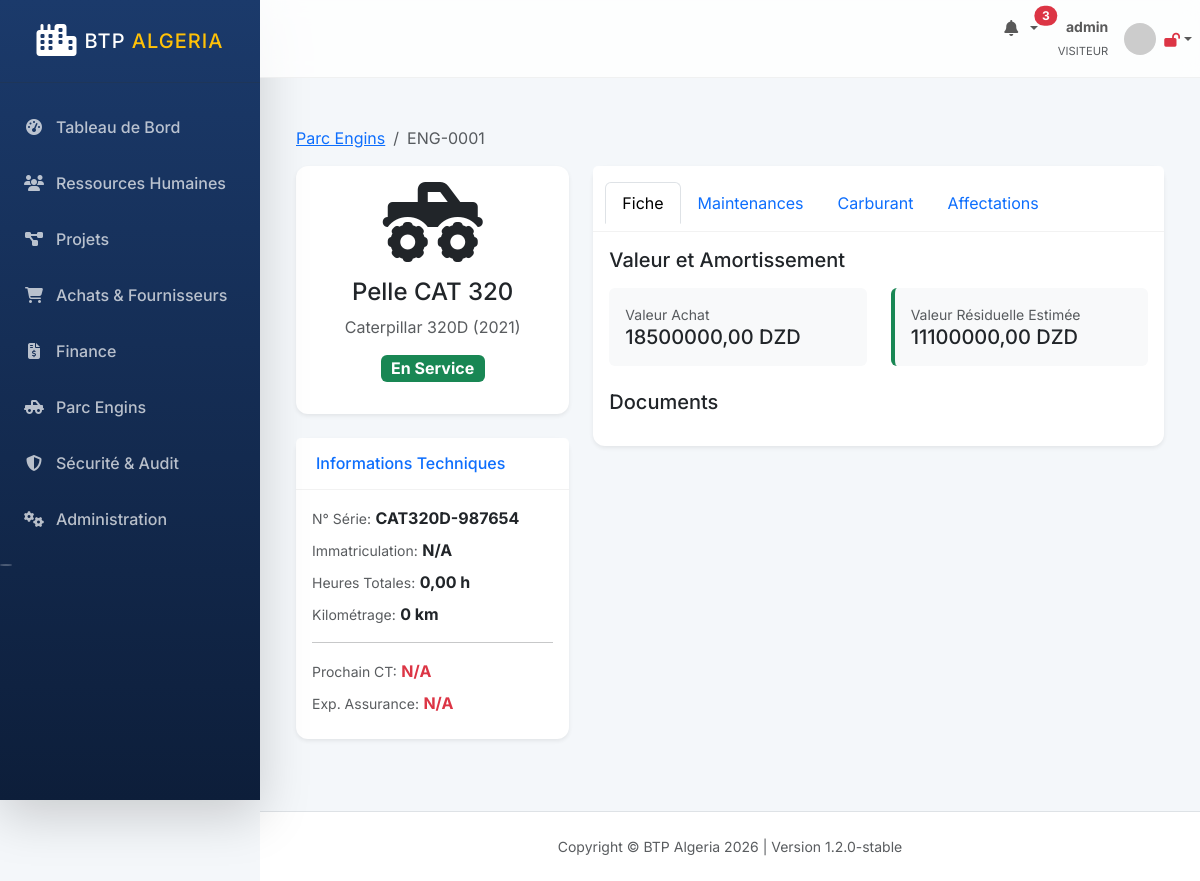
Page /fleet/engins/1/ (signed in) on the committed database.
### apps/fleet/models.py (models this page shows, shortened)
class Engin(models.Model):
    ETAT_CHOICES = (
        ('en_service', 'En Service'),
        ('en_maintenance', 'En Maintenance'),
        ('hs', 'Hors Service'),
        ('loue', 'Loué'),
        ('vendu', 'Vendu'),
        ('au_depot', 'Au Dépôt'),
    )
    code = models.CharField(max_length=50, unique=True, blank=True)
    designation = models.CharField(max_length=300)
    type_engin = models.ForeignKey(TypeEngin, on_delete=models.RESTRICT)
    marque = models.CharField(max_length=100)
    modele = models.CharField(max_length=100)
    numero_serie = models.CharField(max_length=100, unique=True)
    immatriculation = models.CharField(max_length=20, blank=True)
    annee_fabrication = models.PositiveIntegerField()
    annee_mise_en_service = models.PositiveIntegerField()
    valeur_achat_dzd = models.DecimalField(max_digits=15, decimal_places=2)
    taux_amortissement_annuel = models.DecimalField(max_digits=5, decimal_places=2)
    valeur_residuelle_dzd = models.DecimalField(max_digits=15, decimal_places=2, blank=True)
    taux_location_journalier_dzd = models.DecimalField(max_digits=15, decimal_places=2, default=0)
    projet_actuel = models.ForeignKey('projects.Projet', on_delete=models.SET_NULL, null=True, blank=True)
    date_affectation = models.DateField(null=True, blank=True)
    etat = models.CharField(max_length=20, choices=ETAT_CHOICES, default='au_depot')
    compteur_heures = models.DecimalField(max_digits=10, decimal_places=2, default=0)
    compteur_km = models.PositiveIntegerField(default=0)
    prochain_ct_date = models.DateField(null=True, blank=True)
    expiration_assurance = models.DateField(null=True, blank=True)
    consommation_moyenne_lh = models.DecimalField(max_digits=5, decimal_places=2, default=0)
    photo = models.ImageField(upload_to='fleet/photos/', null=True, blank=True)
    carte_grise = models.FileField(upload_to='fleet/docs/', null=True, blank=True)
    police_assurance = models.FileField(upload_to='fleet/docs/', null=True, blank=True)
    is_active = models.BooleanField(default=True)
    created_at = models.DateTimeField(auto_now_add=True)
    updated_at = models.DateTimeField(auto_now=True)
    created_by = models.ForeignKey(User, on_delete=models.SET_NULL, null=True)

### apps/fleet/views.py (the view)
# urls.py: path('engins/<int:pk>/', views.EnginDetailView.as_view(), name='engin_detail'),
class EnginDetailView(LoginRequiredMixin, DetailView):
    model = Engin
    template_name = 'fleet/engin_detail.html'
    context_object_name = 'engin'
    def get_context_data(self, **kwargs):
        context = super().get_context_data(**kwargs)
        context['maintenances'] = self.object.maintenances.all().order_by('-date_entree')
        context['carburants'] = self.object.carburants.all().order_by('-date')
        context['allocations'] = self.object.allocations.all().order_by('-date_debut')
        return context

### templates/fleet/engin_detail.html (shortened to what this page needs)
{% extends 'base.html' %}
{% block content %}
<div class="container-fluid py-4">
    <nav aria-label="breadcrumb">
        <ol class="breadcrumb">
            <li class="breadcrumb-item"><a href="{% url 'engin_list' %}">Parc Engins</a></li>
            <li class="breadcrumb-item active">{{ engin.code }}</li>
        </ol>
    </nav>
    <div class="row">
        <div class="col-lg-4">
            <div class="card shadow-sm border-0 mb-4 text-center">
                <div class="card-body">
                    {% if engin.photo %}
                        <img src="{{ engin.photo.url }}" class="img-fluid rounded mb-3" alt="{{ engin.designation }}">
                    {% else %}
                        <i class="fas fa-truck-monster fa-5x text-gray-300 mb-3"></i>
                    {% endif %}
                    <h4 class="font-weight-bold">{{ engin.designation }}</h4>
                    <p class="text-muted">{{ engin.marque }} {{ engin.modele }} ({{ engin.annee_fabrication }})</p>
                    <div class="mb-3">
                        <span class="badge {% if engin.etat == 'en_service' %}bg-success{% elif engin.etat == 'en_maintenance' %}bg-warning text-dark{% else %}bg-danger{% endif %} fs-6">
                            {{ engin.get_etat_display }}
                        </span>
                    </div>
                </div>
            </div>
            <div class="card shadow-sm border-0 mb-4">
                <div class="card-header bg-white py-3">
                    <h6 class="m-0 font-weight-bold text-primary">Informations Techniques</h6>
                </div>
                <div class="card-body">
                    <div class="mb-2"><small class="text-muted">N° Série:</small> <strong>{{ engin.numero_serie }}</strong></div>
                    <div class="mb-2"><small class="text-muted">Immatriculation:</small> <strong>{{ engin.immatriculation|default:"N/A" }}</strong></div>
                    <div class="mb-2"><small class="text-muted">Heures Totales:</small> <strong>{{ engin.compteur_heures }} h</strong></div>
                    <div class="mb-2"><small class="text-muted">Kilométrage:</small> <strong>{{ engin.compteur_km }} km</strong></div>
                    <hr>
                    <div class="mb-2 text-danger"><small class="text-muted">Prochain CT:</small> <strong>{{ engin.prochain_ct_date|date:"d/m/Y"|default:"N/A" }}</strong></div>
                    <div class="mb-2 text-danger"><small class="text-muted">Exp. Assurance:</small> <strong>{{ engin.expiration_assurance|date:"d/m/Y"|default:"N/A" }}</strong></div>
                </div>
            </div>
        </div>
        <div class="col-lg-8">
            <div class="card shadow-sm border-0 mb-4">
                <div class="card-header bg-white py-3">
                    <ul class="nav nav-tabs card-header-tabs" id="fleetTab" role="tablist">
                        <li class="nav-item"><button class="nav-link active" data-bs-toggle="tab" data-bs-target="#fiche">Fiche</button></li>
                        <li class="nav-item"><button class="nav-link" data-bs-toggle="tab" data-bs-target="#maintenances">Maintenances</button></li>
                        <li class="nav-item"><button class="nav-link" data-bs-toggle="tab" data-bs-target="#carburant">Carburant</button></li>
                        <li class="nav-item"><button class="nav-link" data-bs-toggle="tab" data-bs-target="#allocations">Affectations</button></li>
                    </ul>
                </div>
                <div class="card-body">
                    <div class="tab-content">
                        <div class="tab-pane fade show active" id="fiche">
                            <h5 class="font-weight-bold mb-3">Valeur et Amortissement</h5>
                            <div class="row mb-4">
                                <div class="col-md-6">
                                    <div class="p-3 bg-light rounded">
                                        <small class="text-muted d-block">Valeur Achat</small>
                                        <span class="h5">{{ engin.valeur_achat_dzd|floatformat:2 }} DZD</span>
                                    </div>
                                </div>
                                <div class="col-md-6">
                                    <div class="p-3 bg-light rounded border-start border-4 border-success">
                                        <small class="text-muted d-block">Valeur Résiduelle Estimée</small>
                                        <span class="h5 font-weight-bold">{{ engin.valeur_residuelle_dzd|floatformat:2 }} DZD</span>
                                    </div>
                                </div>
                            </div>
                            <h5 class="font-weight-bold mb-3">Documents</h5>
                        </div>
                    </div>
                </div>
            </div>
        </div>
    </div>
</div>
{% endblock %}

### templates/base.html (shortened to what this page needs)
{% load static %}
<!DOCTYPE html>
<html lang="fr" dir="ltr">
<head>
    <link href="https://cdn.jsdelivr.net/npm/bootstrap@5.3.2/dist/css/bootstrap.min.css" rel="stylesheet">
    <link rel="stylesheet" href="https://cdnjs.cloudflare.com/ajax/libs/font-awesome/6.4.0/css/all.min.css">
    <link rel="stylesheet" href="{% static 'css/btp_custom.css' %}">
</head>
<body id="page-top">
    <div id="wrapper">
        <nav class="sidebar shadow-lg" id="accordionSidebar">
            <div class="sidebar-brand d-flex align-items-center justify-content-center py-4">
                <div class="sidebar-brand-icon me-2">
                    <i class="fas fa-city text-white fa-2x"></i>
                </div>
                <div class="sidebar-brand-text text-white font-weight-bold h5 mb-0">BTP <span class="text-warning">Algeria</span></div>
            </div>
            <hr class="sidebar-divider my-0 bg-white opacity-25">
            <div class="sidebar-content mt-3">
                {% for item in menu_items %}
                    <a class="nav-link {% if request.resolver_match.url_name == item.url %}active{% endif %}" href="{% url item.url %}">
                        <i class="{{ item.icon }}"></i>
                        <span>{{ item.name }}</span>
                    </a>
                {% endfor %}
            </div>
            <div class="text-center d-none d-md-inline mt-5">
                <button class="rounded-circle border-0 bg-white opacity-25" id="sidebarToggle"></button>
            </div>
        </nav>
        <div id="content-wrapper" class="d-flex flex-column">
            <div id="content">
                <nav class="navbar navbar-expand navbar-light navbar-custom topbar mb-4 static-top">
                    <ul class="navbar-nav ms-auto">
                        <li class="nav-item dropdown no-arrow mx-1">
                            <a class="nav-link dropdown-toggle position-relative" href="{% url 'notifications' %}" id="alertsDropdown">
                                <i class="fas fa-bell fa-fw text-gray-400"></i>
                                {% if notifications_count > 0 %}
                                    <span class="position-absolute top-2 start-100 translate-middle badge rounded-pill bg-danger">
                                        {{ notifications_count }}
                                    </span>
                                {% endif %}
                            </a>
                        </li>
                        <li class="nav-item dropdown no-arrow">
                            <a class="nav-link dropdown-toggle d-flex align-items-center" href="#" id="userDropdown" role="button" data-bs-toggle="dropdown">
                                <div class="text-end me-3 d-none d-lg-block">
                                    <span class="text-gray-600 small fw-bold d-block">{{ user.get_full_name|default:user.username }}</span>
                                    <span class="text-muted extra-small" style="font-size: 0.7rem;">{{ user.groups.first.name|upper|default:"VISITEUR" }}</span>
                                </div>
                                <img class="img-profile rounded-circle" src="https://ui-avatars.com/api/?name={{ user.username }}&background=1B3A6B&color=fff" width="32" height="32">
                                <span class="ms-2">
                                    {% if is_2fa_enabled %}
                                        <i class="fas fa-lock text-success small" title="2FA Activé"></i>
                                    {% else %}
                                        <i class="fas fa-lock-open text-danger small" title="2FA Désactivé"></i>
                                    {% endif %}
                                </span>
                            </a>
                        </li>
                    </ul>
                </nav>
                <div class="container-fluid px-4 pb-4">
                    {% block content %}{% endblock %}
                </div>
            </div>
            <footer class="sticky-footer bg-white py-4 mt-auto border-top">
                <div class="container my-auto">
                    <div class="copyright text-center my-auto small text-muted">
                        <span>Copyright &copy; BTP Algeria 2026 | Version 1.2.0-stable</span>
                    </div>
                </div>
            </footer>
        </div>
    </div>
</body>
</html>

### static/css/btp_custom.css (style rules this page uses)
:root { --primary-color: #1B3A6B; --secondary-color: #F8B400; --sidebar-width: 260px; --bg-light: #F4F7FA; --text-dark: #2D3436; --glass-bg: rgba(255, 255, 255, 0.8); --shadow-sm: 0 2px 10px rgba(0,0,0,0.05); --shadow-md: 0 4px 20px rgba(0,0,0,0.08); }
body { font-family: 'Inter', sans-serif; background-color: var(--bg-light); color: var(--text-dark); }
#wrapper { display: flex; }
.sidebar { width: var(--sidebar-width); min-height: 100vh; background: linear-gradient(180deg, var(--primary-color) 0%, #0D1E3A 100%); position: fixed; z-index: 1000; transition: all 0.3s; }
.sidebar-brand-text { letter-spacing: 1px; text-transform: uppercase; }
.sidebar .nav-link { color: rgba(255, 255, 255, 0.7); padding: 1rem 1.5rem; display: flex; align-items: center; gap: 12px; transition: all 0.2s; font-weight: 500; }
.sidebar .nav-link i { width: 20px; text-align: center; }
#content-wrapper { flex: 1; margin-left: var(--sidebar-width); min-height: 100vh; }
.navbar-custom { background: var(--glass-bg); backdrop-filter: blur(10px); border-bottom: 1px solid rgba(0,0,0,0.05); z-index: 1030 !important; }
.card { border: none; border-radius: 12px; box-shadow: var(--shadow-sm); transition: transform 0.3s, box-shadow 0.3s; }
.card-header { background: transparent; border-bottom: 1px solid rgba(0,0,0,0.05); padding: 1.25rem; }

### rows in the picture
Engin: code "ENG-0001", designation "Pelle CAT 320", marque "Caterpillar", modele "320D", annee_fabrication "2021", etat "En Service", numero_serie "CAT320D-987654", immatriculation "N/A", compteur_heures "0,00", compteur_km "0", prochain_ct_date "N/A", expiration_assurance "N/A", valeur_achat_dzd "18500000,00", valeur_residuelle_dzd "11100000,00"

### other values in the picture
{{ item.name }} "Tableau de Bord" "Ressources Humaines" "Projets" "Achats & Fournisseurs" "Finance" "Parc Engins" "Sécurité & Audit" "Administration"
{{ notifications_count }} "3"
{{ user.get_full_name|default:user.username }} "admin"
{{ user.groups.first.name|upper|default:"VISITEUR" }} "VISITEUR"
